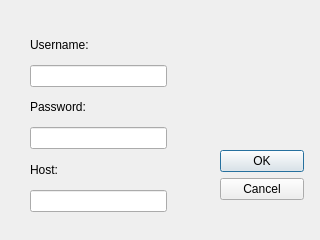
<?xml version="1.0" encoding="UTF-8"?>
<ui version="4.0">
 <class>LoginDialog</class>
 <widget class="QDialog" name="LoginDialog">
  <property name="geometry">
   <rect>
    <x>0</x>
    <y>0</y>
    <width>320</width>
    <height>240</height>
   </rect>
  </property>
  <property name="windowTitle">
   <string>Dialog</string>
  </property>
  <widget class="QDialogButtonBox" name="buttonBox">
   <property name="geometry">
    <rect>
     <x>220</x>
     <y>150</y>
     <width>84</width>
     <height>74</height>
    </rect>
   </property>
   <property name="orientation">
    <enum>Qt::Vertical</enum>
   </property>
   <property name="standardButtons">
    <set>QDialogButtonBox::Cancel|QDialogButtonBox::Ok</set>
   </property>
  </widget>
  <widget class="QWidget" name="">
   <property name="geometry">
    <rect>
     <x>30</x>
     <y>30</y>
     <width>137</width>
     <height>182</height>
    </rect>
   </property>
   <layout class="QVBoxLayout" name="verticalLayout">
    <item>
     <widget class="QLabel" name="usernameLabel">
      <property name="text">
       <string>Username:</string>
      </property>
     </widget>
    </item>
    <item>
     <widget class="QLineEdit" name="usernameLine"/>
    </item>
    <item>
     <widget class="QLabel" name="passwordLabel">
      <property name="text">
       <string>Password:</string>
      </property>
     </widget>
    </item>
    <item>
     <widget class="QLineEdit" name="passwordLine"/>
    </item>
    <item>
     <widget class="QLabel" name="hostLabel">
      <property name="text">
       <string>Host:</string>
      </property>
     </widget>
    </item>
    <item>
     <widget class="QLineEdit" name="hostLine"/>
    </item>
   </layout>
  </widget>
 </widget>
 <resources/>
 <connections>
  <connection>
   <sender>buttonBox</sender>
   <signal>accepted()</signal>
   <receiver>LoginDialog</receiver>
   <slot>accept()</slot>
   <hints>
    <hint type="sourcelabel">
     <x>238</x>
     <y>223</y>
    </hint>
    <hint type="destinationlabel">
     <x>157</x>
     <y>274</y>
    </hint>
   </hints>
  </connection>
  <connection>
   <sender>buttonBox</sender>
   <signal>rejected()</signal>
   <receiver>LoginDialog</receiver>
   <slot>reject()</slot>
   <hints>
    <hint type="sourcelabel">
     <x>303</x>
     <y>223</y>
    </hint>
    <hint type="destinationlabel">
     <x>286</x>
     <y>274</y>
    </hint>
   </hints>
  </connection>
 </connections>
</ui>
